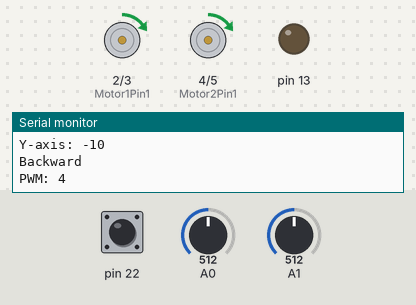
Recording of a sketch running on a simulated Arduino Mega 2560, built with avr-gcc and run on an emulated ATmega2560. On the bench: motor-driver pin pairs drawn as motors (green arrow = first pin HIGH = forward, orange = second pin HIGH = backward, longer = more drive), output pins drawn as LEDs (lit = HIGH), the last lines printed to the serial monitor. Inputs (shaded band) come from the test bench; at power-on: A1 = 512, pin 22 HIGH, A0 = 512.

Above: at 1.2 s.
1.3 s: A1 set to 532
At 2.7 s:
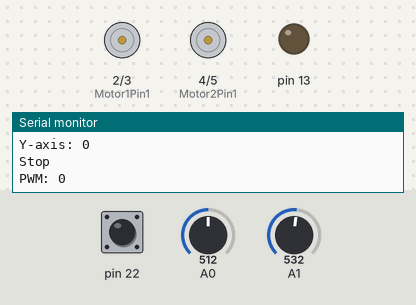
3.0 s: pin 22 pulled LOW for 0.3 s
At 3.4 s:
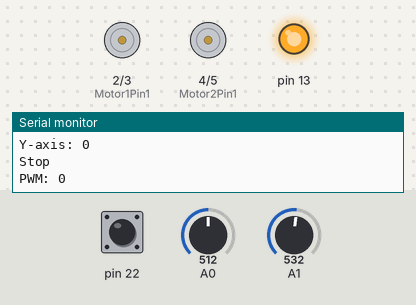
5.0 s: A1 set to 716
At 6.1 s:
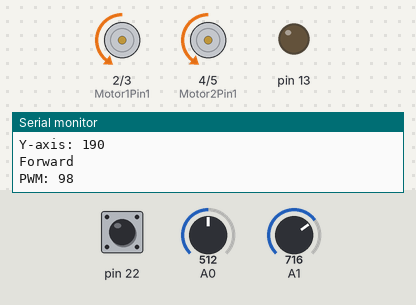
6.5 s: pin 22 pulled LOW for 1 s
At 7.3 s:
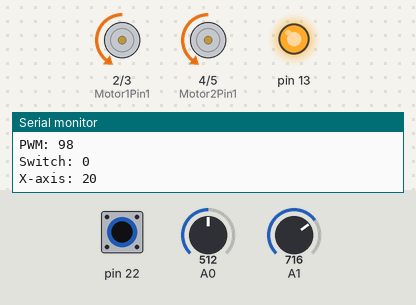
9.0 s: A1 set to 900
At 9.8 s:
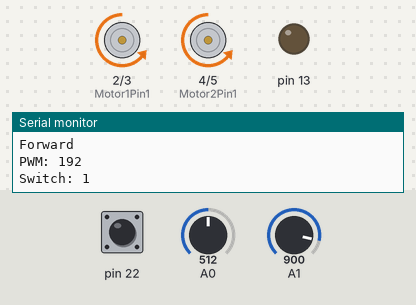
10.5 s: pin 22 pulled LOW for 0.3 s
At 10.9 s:
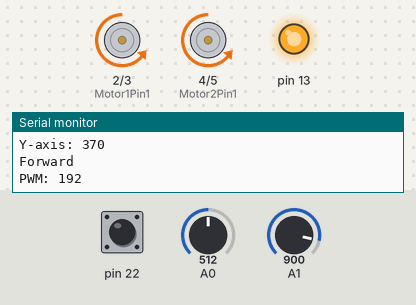
Timing chart, 0 to 13.5 s (numbered marks = the images above; inputs shaded):
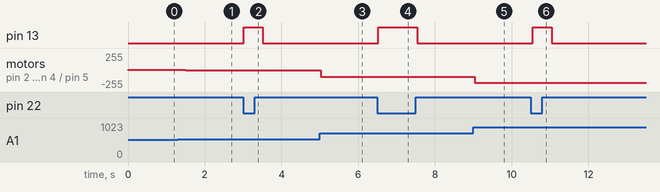

Measured:
- after the input at 1.3 s, motor on pin 2 (Motor1Pin1) / pin 3 (Motor1Pin2), motor on pin 4 (Motor2Pin1) / pin 5 (Motor2Pin2): forward 4/255 → stopped after 0.21 s
- after the input at 3.0 s, pin 13: LOW → HIGH at once, → LOW 0.50 s later
- after the input at 5.0 s, motor on pin 2 (Motor1Pin1) / pin 3 (Motor1Pin2), motor on pin 4 (Motor2Pin1) / pin 5 (Motor2Pin2): stopped → backward 98/255 at once
- after the input at 6.5 s, pin 13: LOW → HIGH at once, → LOW 1.0 s later
- after the input at 9.0 s, motor on pin 2 (Motor1Pin1) / pin 3 (Motor1Pin2), motor on pin 4 (Motor2Pin1) / pin 5 (Motor2Pin2): backward 98/255 → backward 192/255 at once
- after the input at 10.5 s, pin 13: LOW → HIGH after 0.05 s, → LOW 0.50 s later

The sketch:

Forward-Backward-Testing.ino
```cpp
const int x_max = 530;
const int x_nominal = 489;
const int x_min = -480;

const int y_max = 490;
const int y_nominal = 526;
const int y_min = -520;

const int Motor1Pin1 = 2;   // Left Wheel
const int Motor1Pin2 = 3;
const int Motor2Pin1 = 4;   // Right Wheel
const int Motor2Pin2 = 5;


void setup() {
  // put your setup code here, to run once:
  pinMode(22, INPUT);
  digitalWrite(22, HIGH);
  pinMode(A0, INPUT);
  pinMode(A1, INPUT);

  pinMode(13, OUTPUT);
  digitalWrite(13, HIGH);

  pinMode(Motor1Pin1, OUTPUT);
  pinMode(Motor1Pin2, OUTPUT);
  pinMode(Motor2Pin1, OUTPUT);
  pinMode(Motor2Pin2, OUTPUT);

  Serial.begin(9600);
}

void loop() {
  // put your main code here, to run repeatedly:
  int switch_input = digitalRead(22);
  int x_input = (analogRead(A0) - x_nominal) / 10;
  x_input *= 10;
  int y_input = (analogRead(A1) - y_nominal) / 10;
  y_input *= 10;

  Serial.print("Switch: ");
  Serial.print(switch_input);
  Serial.print("\n");

  Serial.print("X-axis: ");
  Serial.print(x_input);
  Serial.print("\n");

  Serial.print("Y-axis: ");
  Serial.print(y_input);
  Serial.print("\n");

  if (switch_input) { digitalWrite(13, LOW); }
  if (!switch_input) { digitalWrite(13, HIGH); }

  double pwm = 0.00;

  if (y_input > 0)
  {
    pwm = 255*abs(y_input/double(y_max));

    digitalWrite(Motor1Pin1, LOW);
    analogWrite(Motor1Pin2, int(pwm));
    digitalWrite(Motor2Pin1, LOW);
    analogWrite(Motor2Pin2, int(pwm));
    Serial.print("Forward\n");
  }
  else if (y_input < 0)
  {
    pwm = 255*abs(y_input/double(y_min));
    int pwn_int = pwm;

    analogWrite(Motor1Pin1, int(pwm));
    digitalWrite(Motor1Pin2, LOW);
    analogWrite(Motor2Pin1, int(pwm));
    digitalWrite(Motor2Pin2, LOW);
    Serial.print("Backward\n");
  }
  else
  {
    digitalWrite(Motor1Pin1, LOW);
    digitalWrite(Motor1Pin2, LOW);
    digitalWrite(Motor2Pin1, LOW);
    digitalWrite(Motor2Pin2, LOW);
    Serial.print("Stop\n");
  }

  Serial.print("PWM: ");
  Serial.print(int(pwm));
  Serial.print("\n");

  Serial.print("\n\n");
  delay(250);
}
```
